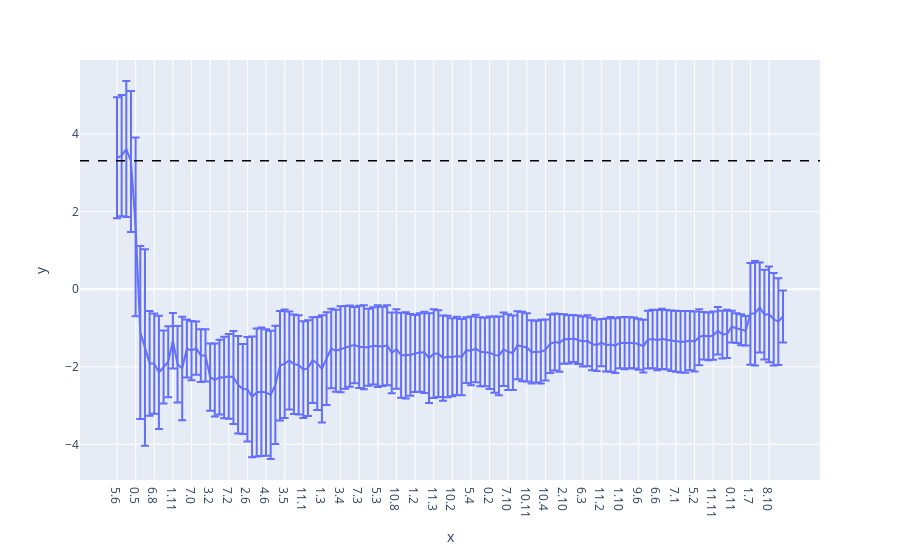

Notebook code cell kept with this figure:
### Code cell
labels = [f"{layer}.{head}" for layer, head in circuit_heads]
fig = px.line(x = labels, y=logit_diffs.cpu().numpy(), error_y=std_logit_diffs.cpu().numpy())
fig.add_hline(y=val_logit_diff.item(), line_width=1.5, line_dash="dash", line_color="black")
fig.show()

### Figure 1 — Plotly figure (JSON) as saved in the notebook; plotly's stock layout.template omitted (floating-point values rounded to 4 significant figures; data arrays with more than 128 entries replaced by an {"elided": "..."} marker saying what was removed)
{"data": [{"error_y": {"array": {"elided": "144 float values"}}, "hovertemplate": "x=%{x}<br>y=%{y}<extra></extra>", "legendgroup": "", "line": {"color": "#636efa", "dash": "solid"}, "marker": {"symbol": "circle"}, "mode": "lines", "name": "", "orientation": "v", "showlegend": false, "type": "scatter", "x": {"elided": "144 str values"}, "xaxis": "x", "y": {"elided": "144 float values"}, "yaxis": "y"}], "layout": {"legend": {"tracegroupgap": 0}, "margin": {"t": 60}, "shapes": [{"line": {"color": "black", "dash": "dash", "width": 1.5}, "type": "line", "x0": 0, "x1": 1, "xref": "x domain", "y0": 3.31, "y1": 3.31, "yref": "y"}], "xaxis": {"anchor": "y", "domain": [0, 1], "title": {"text": "x"}}, "yaxis": {"anchor": "x", "domain": [0, 1], "title": {"text": "y"}}}}
